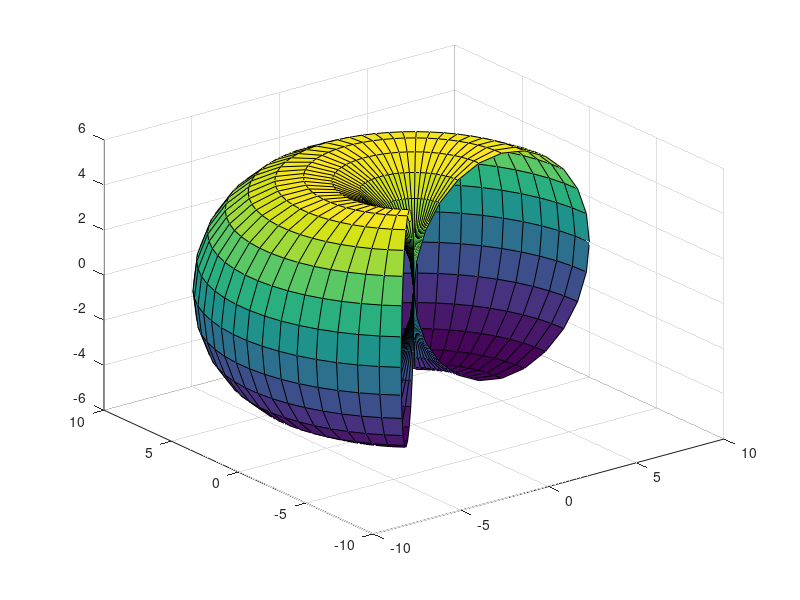

Source code (MATLAB):
a = input("a = ");
b = input("b = ");
[U,V] = meshgrid(0:0.1:4,-pi:pi/12:pi);
X = (a+b.*cos(V)).*cos(U);
Y = (a+b.*cos(V)).*sin(U);
Z = b.*sin(V);
surf(X,Y,Z);